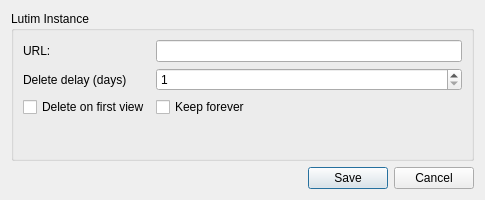
<?xml version="1.0" encoding="UTF-8"?>
<ui version="4.0">
 <class>Dialog</class>
 <widget class="QDialog" name="Dialog">
  <property name="geometry">
   <rect>
    <x>0</x>
    <y>0</y>
    <width>485</width>
    <height>200</height>
   </rect>
  </property>
  <property name="windowTitle">
   <string>Lutim - Settings</string>
  </property>
  <layout class="QVBoxLayout" name="verticalLayout_2">
   <item>
    <widget class="QGroupBox" name="group_lutim">
     <property name="title">
      <string>Lutim Instance</string>
     </property>
     <layout class="QFormLayout" name="formLayout">
      <property name="fieldGrowthPolicy">
       <enum>QFormLayout::AllNonFixedFieldsGrow</enum>
      </property>
      <item row="1" column="1">
       <widget class="QLineEdit" name="input_url"/>
      </item>
      <item row="3" column="1">
       <widget class="QSpinBox" name="input_delay">
        <property name="minimum">
         <number>1</number>
        </property>
       </widget>
      </item>
      <item row="1" column="0">
       <widget class="QLabel" name="label_url">
        <property name="text">
         <string>URL:</string>
        </property>
       </widget>
      </item>
      <item row="3" column="0">
       <widget class="QLabel" name="label_delay2">
        <property name="text">
         <string>Delete delay (days)</string>
        </property>
       </widget>
      </item>
      <item row="6" column="0">
       <widget class="QCheckBox" name="input_firstview">
        <property name="text">
         <string>Delete on first view</string>
        </property>
       </widget>
      </item>
      <item row="6" column="1">
       <widget class="QCheckBox" name="input_forever">
        <property name="text">
         <string>Keep forever</string>
        </property>
       </widget>
      </item>
     </layout>
    </widget>
   </item>
   <item>
    <widget class="QDialogButtonBox" name="buttonBox">
     <property name="orientation">
      <enum>Qt::Horizontal</enum>
     </property>
     <property name="standardButtons">
      <set>QDialogButtonBox::Cancel|QDialogButtonBox::Save</set>
     </property>
    </widget>
   </item>
  </layout>
 </widget>
 <tabstops>
  <tabstop>input_url</tabstop>
  <tabstop>buttonBox</tabstop>
 </tabstops>
 <resources/>
 <connections>
  <connection>
   <sender>buttonBox</sender>
   <signal>accepted()</signal>
   <receiver>Dialog</receiver>
   <slot>accept()</slot>
   <hints>
    <hint type="sourcelabel">
     <x>222</x>
     <y>393</y>
    </hint>
    <hint type="destinationlabel">
     <x>157</x>
     <y>274</y>
    </hint>
   </hints>
  </connection>
  <connection>
   <sender>buttonBox</sender>
   <signal>rejected()</signal>
   <receiver>Dialog</receiver>
   <slot>reject()</slot>
   <hints>
    <hint type="sourcelabel">
     <x>222</x>
     <y>393</y>
    </hint>
    <hint type="destinationlabel">
     <x>230</x>
     <y>274</y>
    </hint>
   </hints>
  </connection>
 </connections>
</ui>
